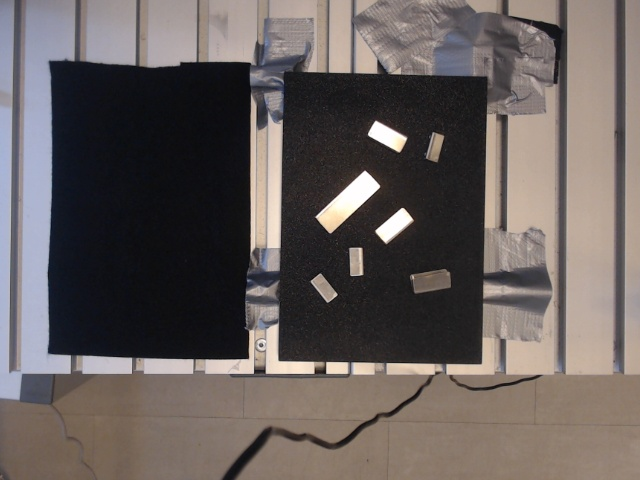
#> input picture DIR2024/black.jpg, 640 x 480 px, found by its file name
$ python detectBlackMat.py
#> lines starting #> are read from the running program, lines starting #| are printed output that depends on the picture; after the words box and inside, x2 and y2 are one past the last pixel; in counts of white or black regions, pixels touching at a corner belong together
from camera import Camera
import cv2
import numpy as np

def empty():
    pass
def getContours(img,imgContour,ContourVelicina):
    contours,hierarchy = cv2.findContours(img,cv2.RETR_EXTERNAL,cv2.CHAIN_APPROX_NONE)#CHAIN_APPROX_SIMPLE
    #cv2.drawContours(imgContour,contours,-1,(255, 0, 255),7)

    for cnt in contours:
        area = cv2.contourArea(cnt)
        print(area)
        if area>ContourVelicina:
            cv2.drawContours(imgContour, cnt, -1, (255, 0, 0), 3)
            peri = cv2.arcLength(cnt,True)
            #print(peri)
            approx = cv2.approxPolyDP(cnt,0.02*peri,True)#ugibas shape conture
            print(len(approx))
            objCor = len(approx)
            x, y, w, h = cv2.boundingRect(approx)#izrisi bounding rect

            if objCor ==3: objectType ="Tri"
            elif objCor == 4:
                aspRatio = w/float(h)
                if aspRatio >0.98 and aspRatio <1.03: objectType= "Square"
                else:objectType="Rectangle"
            elif objCor>4: objectType= "OSTALO"
            else:objectType="None"


            cv2.rectangle(imgContour,(x,y),(x+w,y+h),(0,255,0),2)
            cv2.putText(imgContour,objectType,
                        (x+(w//2)-10,y+(h//2)-10),cv2.FONT_HERSHEY_COMPLEX,0.7,
                        (0,0,0),2)


cv2.namedWindow("Parameters")
cv2.resizeWindow("Parameters",640,240)
cv2.createTrackbar("Threshold1","Parameters",212,255,empty)
cv2.createTrackbar("Threshold2","Parameters",143,255,empty)
cv2.createTrackbar("Threshold3","Parameters",45,255,empty)
cv2.createTrackbar("Threshold4","Parameters",645,1000,empty)
cv2.createTrackbar("Threshold5","Parameters",645,1000,empty)

frame = cv2.imread("C:\\Users\\janra\Desktop\\DIR2024\\black.jpg")
#> frame is the input picture: shape (480, 640, 3); mean B, G, R 92.2, 94.5, 102.4
frame = frame[50:380, 250:520]
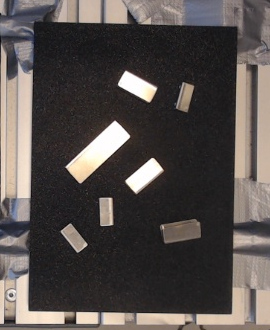
#> frame: shape (330, 270, 3); mean B, G, R 76.4, 78.9, 85.4
while True:
    imgContour = frame.copy()
    Threshold1 = cv2.getTrackbarPos("Threshold1", "Parameters")
    Threshold2 = cv2.getTrackbarPos("Threshold2", "Parameters")
    Threshold3 = cv2.getTrackbarPos("Threshold3", "Parameters")
    Threshold4 = cv2.getTrackbarPos("Threshold4", "Parameters")
    Threshold5 = cv2.getTrackbarPos("Threshold5", "Parameters")

    hsv = cv2.cvtColor(frame, cv2.COLOR_BGR2HSV)
#> hsv: shape (330, 270, 3); mean H, S, V 77.4, 28.7, 86.2
    lower_black = np.array([Threshold1,Threshold2,Threshold3])
    upper_black = np.array([0,0,0])
    mask = cv2.inRange(hsv,upper_black,lower_black)
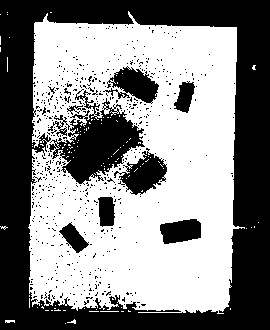
#> mask: shape (330, 270); 53.2% white; 566 black regions (556 under 20 px), largest, box (x1, y1, x2, y2) and area: (0, 0, 270, 330) 31786, (49, 89, 145, 185) 3977, (114, 148, 167, 195) 1224

    image2 = cv2.Canny(mask, 645 ,645)
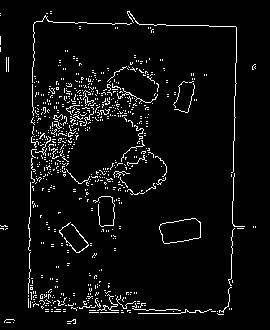
#> image2: shape (330, 270); 4.8% white in thin lines or dots, all inside (x1, y1, x2, y2) = (0, 11, 256, 324)
    kernel = np.ones((5,5))
    image2 = cv2.dilate(image2,kernel,iterations=1)
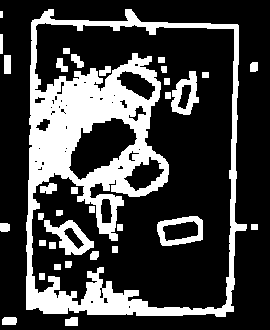
#> image2: shape (330, 270); 25.8% white; 34 white regions

    getContours(image2,imgContour,Threshold5)
#> in getContours, `contours,hierarchy = cv2.findContours(img,cv2.RETR_EXTERNAL,cv2.CHAIN_..`: contours = 9 contours, 1 with area under 20; largest, box (x1, y1, x2, y2) and area: (26, 9, 247, 317) 60526, (4, 55, 11, 74) 108, (2, 317, 17, 325) 94, (65, 317, 78, 326) 86, (0, 223, 10, 232) 68, (250, 62, 258, 72) 60, (0, 34, 3, 54) 38, (251, 224, 258, 230) 30
#> the loop in getContours, `for cnt in contours:` made 9 passes
#> (area, peri, approx, objCor, x, y, w, h) on pass 9: (60525.5, 1113.5, [[44, 11], [26, 309], [225, 316], [238, 25]], 4, 26, 11, 213, 306)
#> area on passes 1 to 6: 86, 94, 30, 68.5, 59.5, 108
#| 86.0
#| 94.0
#| 30.0
#| 68.5
#| 59.5
#| 108.0
#| 38.0
#| 12.0
#> (further printed lines are left out)
#> after the loop in getContours, `for cnt in contours:`:
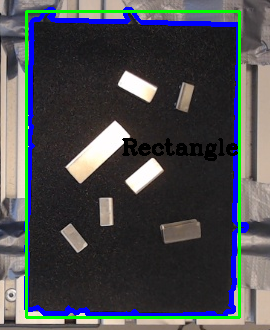
#> imgContour: shape (330, 270, 3); 9.47% of pixels changed, all inside (x1, y1, x2, y2) = (24, 7, 249, 319)

    cv2.imshow("maska", mask)
    cv2.imshow("1",frame)
    cv2.imshow("canny",imgContour)

    if cv2.waitKey(1) & 0xFF == ord('q'):
#> (key q is pressed here)
        break
